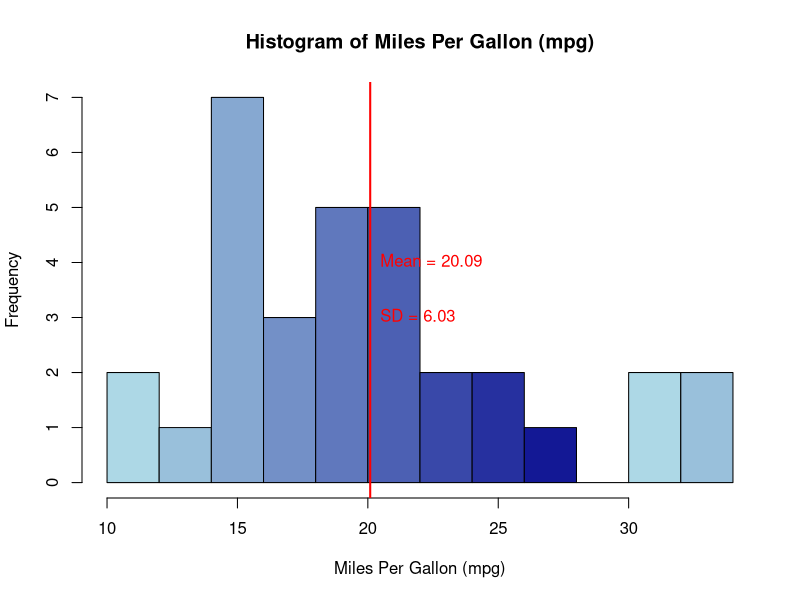

The R source for this figure:
data(mtcars)

mean_mpg <- mean(mtcars$mpg)
sd_mpg <- sd(mtcars$mpg)

hist(mtcars$mpg,
     breaks = 10,  
     col = colorRampPalette(c("lightblue", "darkblue"))(10),
     main = "Histogram of Miles Per Gallon (mpg)",
     xlab = "Miles Per Gallon (mpg)",
     ylab = "Frequency")

abline(v = mean_mpg, col = "red", lwd = 2)
text(mean_mpg, 4, paste("Mean =", round(mean_mpg, 2)), col = "red", pos = 4)
text(mean_mpg, 3, paste("SD =", round(sd_mpg, 2)), col = "red", pos = 4)
